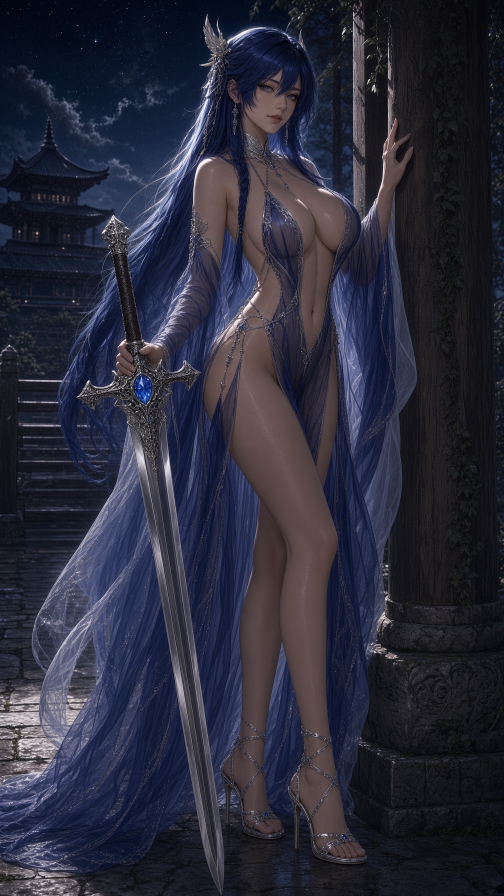
#> input picture prototypes/lanyi-dynamic-portrait/assets/source_original.jpg, 1008 x 1792 px, found by its file name (shown at 1/2 size)
$ python build_blink_v2.py
#> lines starting #> are read from the running program, lines starting #| are printed output that depends on the picture; after the words box and inside, x2 and y2 are one past the last pixel; in counts of white or black regions, pixels touching at a corner belong together
"""Bot-authored v2 closed-eye painter for lanyi (procedural, from original RGB).
Per eye, per stage c in [0,1]:
  * crease/brow (above original lash top) untouched; hair-blue pixels inside region stay original
  * upper lid descends: lid edge E(x)=lerp(U(x), C(x), c); lid skin painted between lash-top and E
    with volume (ball highlight, crease shadow, inner-corner shadow) + matched skin grain
  * moving lid edge = lash stroke: original lash band (early) -> painted tapered arc lash with
    downward flicks at the outer third (late); soft lid shadow cast on the iris below the edge
  * closed: smile-shaped arc lowest near outer third, thick->thin from outer to inner corner,
    warm-dark shadow under the lash line, no open-eye ghost (region to lower lid fully repainted)
Supersampled 8x, BOX-downsampled; alpha feathered only where changed."""
import json, numpy as np, cv2
from PIL import Image
R='/workspace/lanyi-portrait-v2-bot/'
src=np.asarray(Image.open(R+'assets/source_original.jpg').convert('RGB')).astype(np.float64)
H,W,_=src.shape; SS=8
#> after `H, W, _ = src.shape`: H = 1792; W = 1008
LUM=np.array([0.299,0.587,0.114])
def gblur(a,s): return cv2.GaussianBlur(np.ascontiguousarray(a,np.float64),(0,0),s,borderType=cv2.BORDER_REFLECT)
def interp(pts,xs):
    px=np.array([p[0] for p in pts],float); py=np.array([p[1] for p in pts],float); return np.interp(xs,px,py)
def ss01(u): u=np.clip(u,0,1); return u*u*(3-2*u)

EYES={
 'L':dict(box=[504,158,558,194], outer=(510.5,175.8), inner=(548.5,182.6), sag=2.6, peak=0.36,
   U=[(511,175.6),(514,174.0),(518,172.5),(522,173.0),(528,173.0),(532,173.2),(536,173.5),(540,174.5),(543,176.5),(545,179.0),(547,181.5),(549,182.8)],
   L=[(511,176.2),(514,177.2),(518,178.6),(522,180.6),(527,182.3),(532,183.0),(538,182.7),(542,182.4),(546,182.0),(549,182.9)],
   lash=4.3, w_outer=2.5, w_inner=0.7, flicks=[(0.04,2.6,-0.9),(0.13,2.4,-0.5),(0.23,2.0,-0.15),(0.33,1.5,0.1)],
   grain=(516,185,546,194)),
 'R':dict(box=[568,183,600,205], outer=(592.6,195.6), inner=(574.2,193.6), sag=1.7, peak=0.38,
   U=[(574,193.5),(576,192.6),(578,192.2),(582,192.2),(586,191.6),(589,192.3),(592,193.6),(593,194.6)],
   L=[(574,194.0),(576,195.5),(578,197.0),(582,198.0),(586,198.8),(589,198.6),(592,197.4),(593,196.6)],
   lash=3.7, w_outer=2.1, w_inner=0.6, flicks=[(0.03,2.0,0.9),(0.12,1.8,0.5),(0.22,1.4,0.15)],
   grain=(574,199,590,205)),
}
LASH_RGB=np.array([14.0,8.0,14.0])

def arc_y(e,xs):
    (xo,yo),(xi,yi)=e['outer'],e['inner']
    t=np.clip((xs-xo)/(xi-xo),0,1)
    k=np.log(0.5)/np.log(e['peak'])
    return yo+(yi-yo)*t+e['sag']*np.sin(np.pi*t**k), t

def skin_model(box,excl):
    x0,y0,x1,y1=box; p=12
    reg=src[y0-p:y1+p,x0-p:x1+p]; lum=reg@LUM
    m=((lum>70)&(reg[...,0]>reg[...,2]+8)).astype(float); m[excl[y0-p:y1+p,x0-p:x1+p]]=0
    def nc(s):
        d=gblur(m,s); return np.dstack([gblur(reg[...,k]*m,s) for k in range(3)])/np.maximum(d,1e-6)[...,None], d
    a1,d1=nc(2.5); a2,_=nc(7.0); w=np.clip(d1/0.3,0,1)[...,None]
    return (w*a1+(1-w)*a2)[p:-p,p:-p]

def stroke_mask(shape,pts_x,pts_y,widths):
    """filled variable-width polyline on SS canvas (coords already in SS px)."""
    P=np.stack([pts_x,pts_y],1); n=len(P)
    T=np.gradient(P,axis=0); T/=np.linalg.norm(T,axis=1,keepdims=True)+1e-9
    N=np.stack([-T[:,1],T[:,0]],1)
    left=P+N*(widths[:,None]/2); right=P-N*(widths[:,None]/2)
    poly=np.concatenate([left,right[::-1]]).astype(np.int32)
    m=np.zeros(shape,np.uint8); cv2.fillPoly(m,[poly],255,lineType=cv2.LINE_AA)
    return m.astype(float)/255

meta={}; rng=np.random.default_rng(1109)
for name,e in EYES.items():
    x0,y0,x1,y1=e['box']; bw,bh=x1-x0,y1-y0; BW,BH=bw*SS,bh*SS
    excl=np.zeros((H,W),bool)
    for x in range(x0,x1):
        u=interp(e['U'],[x+.5])[0]; l=interp(e['L'],[x+.5])[0]; excl[int(u-e['lash']-1):int(l+2),x]=True
    skin=skin_model(e['box'],excl)
    # skin grain: residual of a clean skin patch, std per channel
    gx0,gy0,gx1,gy1=e['grain']; patch=src[gy0:gy1,gx0:gx1]
    resid=patch-gblur(patch,1.2); gstd=resid.reshape(-1,3).std(0)
    noise=gblur(rng.normal(0,1,(bh,bw)),0.55); noise/=noise.std()+1e-9
    grain=noise[...,None]*gstd[None,None,:]*1.1
    up=lambda a: cv2.resize(np.ascontiguousarray(a,np.float64),(BW,BH),interpolation=cv2.INTER_CUBIC)
    big=up(src[y0:y1,x0:x1]); bskin=up(skin); bgrain=up(grain)
    xs=x0+(np.arange(BW)+.5)/SS; ys=y0+(np.arange(BH)+.5)/SS; YY=ys[:,None]
    xmin=min(e['outer'][0],e['inner'][0]); xmax=max(e['outer'][0],e['inner'][0])
    inside=(xs>=xmin)&(xs<=xmax)
    taper=ss01(np.minimum(xs-xmin,xmax-xs)/2.0)
    U=interp(e['U'],xs); Lw=interp(e['L'],xs); C,tpar=arc_y(e,xs)
    lt=U-e['lash']
    # seed: skin row just above lash top (continuity with untouched crease)
    iy0=np.clip(((lt-1.3-y0)*SS).astype(int),0,BH-1)
    seed=np.stack([big[max(iy0[i]-SS,0):iy0[i]+1,i].mean(0) for i in range(BW)])
    seed=cv2.GaussianBlur(seed[None].astype(np.float64),(0,0),sigmaX=SS*1.0,sigmaY=0.1)[0]
    ws=np.clip(((seed@LUM)-55)/25,0,1)
    # hair-blue pixels inside the region are kept original (on top)
    bl=big; hairm=((bl[...,2]>bl[...,0]+22)&((bl@LUM)<70)).astype(float)
    hairm[(YY>=(U-0.8)[None,:])&(YY<=(Lw+1.5)[None,:])]=0   # iris is blue too: never protect inside the opening
    hairm=gblur(hairm,SS*0.4)
    lashw=e['w_outer']+(e['w_inner']-e['w_outer'])*tpar**0.8   # thick(outer)->thin(inner)
    for s in range(33):
        c=s/32.0
        out=big.copy()
        if s==0:
            rgba=np.dstack([src[y0:y1,x0:x1],np.zeros((bh,bw))]).astype(np.uint8)
            Image.fromarray(rgba,'RGBA').save(R+f'assets/blink/eye{name}_stage_{s:02d}.png'); continue
        k=ss01((c-0.25)/0.55)                         # painted-lash blend factor
        E=U+(C-U)*c*taper+0.0                        # lid edge (centre of lash stroke at closed)
        th_orig=e['lash']*(1-0.3*c)
        # stroke thickness: original band -> painted taper
        th=th_orig*(1-k)+lashw*k
        top=E-th*(1-k*0.5)                           # top of lash stroke
        # ---- lid skin with volume
        span=np.maximum(top-lt,1e-3)
        v=np.clip((YY-lt[None,:])/span[None,:],0,1)  # 0 crease -> 1 lash
        u=tpar[None,:]                               # 0 outer -> 1 inner
        dist_top=np.clip(YY-lt[None,:],0,None)
        wdec=(np.exp(-dist_top/3.0)*ws[None,:])[...,None]
        base=wdec*seed[None]+(1-wdec)*bskin*0.93
        vol=(1+0.11*c*np.exp(-((u-0.45)/0.30)**2-((v-0.55)/0.32)**2)
               -0.13*c*(1-v)**1.5*(1-np.exp(-dist_top/1.2))
               -0.06*c*ss01((u-0.72)/0.28)
               -0.07*np.exp(-np.clip(top[None,:]-YY,0,None)/1.1))   # soft shade into lash
        lid=base*vol[...,None]+bgrain*np.clip(dist_top/1.5,0,1)[...,None]
        lidm=(YY>=lt[None,:])&(YY<top[None,:])
        out=np.where(lidm[...,None],lid,out)
        # ---- under-closure: once the lid passes, region from E to lower lid becomes lower-lid skin
        lowtop=E
        lowm=(YY>=lowtop[None,:])&(YY<(Lw+1.6)[None,:])
        cover=np.clip((c-0.82)/0.18,0,1)             # only near full closure (no ghost of open eye)
        lower=bskin*(1-0.16*np.exp(-np.clip(YY-E[None,:],0,None)/1.4))[...,None]+bgrain
        fade=np.clip(((Lw+1.6)[None,:]-YY)/1.2,0,1)[...,None]
        out=np.where(lowm[...,None],out*(1-cover*fade)+lower*cover*fade,out)
        # ---- lid shadow cast on the visible eye just below the edge (mid stages)
        if c<1:
            sh=np.exp(-np.clip(YY-E[None,:],0,None)/1.3)*((YY>=E[None,:]))*(1-cover)
            out=out*(1-0.35*sh*(1-c*0.3))[...,None]
        # ---- lash: original band shifted (early) + painted taper arc (late)
        band=(YY>=top[None,:])&(YY<E[None,:]+th*k*0.5)
        frac=np.clip((YY-top[None,:])/np.maximum(E-top,1e-3)[None,:],0,1)
        sy=lt[None,:]+frac*e['lash']
        iy=np.clip(((sy-y0)*SS).astype(int),0,BH-1); ix=np.broadcast_to(np.arange(BW)[None,:],iy.shape)
        origlash=big[iy,ix]
        if k<1:
            out=np.where(band[...,None],origlash*(1-k)+out*k,out)
        # painted stroke (centre line at E - th/2*(1-k)... at closed sits on the arc)
        cy=E-(th*0.5)*(1-k)
        sel=np.where(inside)[0]
        m=stroke_mask((BH,BW),(xs[sel]-x0)*SS,(cy[sel]-y0)*SS,lashw[sel]*SS*np.maximum(taper[sel],0.25))
        # flicks at the outer third, pointing down/outward
        for (tp,ln,dx) in e['flicks']:
            xf=e['outer'][0]+(e['inner'][0]-e['outer'][0])*tp
            yf=float(np.interp(xf,xs,cy)); n=12
            tt=np.linspace(0,1,n)
            fx=xf+dx*tt+ (np.sign(e['outer'][0]-e['inner'][0])*0.6*tt)
            fy=yf+0.3+ln*tt*k
            m=np.maximum(m,stroke_mask((BH,BW),(fx-x0)*SS,(fy-y0)*SS,(0.75*(1-tt)+0.08)*SS))
        m*=k
        out=out*(1-m[...,None])+LASH_RGB[None,None,:]*m[...,None]
        # warm-dark shadow just under the lash line (closed)
        under=np.exp(-np.clip(YY-(cy+lashw*0.5)[None,:],0,None)/1.0)*(YY>cy[None,:])*k
        out=out*(1-0.14*under)[...,None]+np.array([40,18,14.0])*0.14*under[...,None]*0.5
        # restrict to eye columns with taper; keep hair pixels on top
        wcol=(inside*np.clip(taper*1.5,0,1))[None,:,None]
        out=big*(1-wcol)+out*wcol
        out=out*(1-hairm[...,None])+big*hairm[...,None]
        small=cv2.resize(out,(bw,bh),interpolation=cv2.INTER_AREA)
        diff=np.abs(small-src[y0:y1,x0:x1]).max(2)
        a=(diff>0.5).astype(float); a=np.clip(gblur(a,0.6)*2.0,0,1); a[diff>2]=1
        rgba=np.dstack([np.clip(small,0,255),a*255]).round().astype(np.uint8)
        Image.fromarray(rgba,'RGBA').save(R+f'assets/blink/eye{name}_stage_{s:02d}.png')
    meta[name]={'x':x0,'y':y0,'w':bw,'h':bh}
#> this loop made 2 passes
#> gstd on passes 1 to 2: [2.45, 2.37, 2.31], [4.82, 4.56, 4.47]
#> pass 1, in nc, `d = gblur(m, s)`:
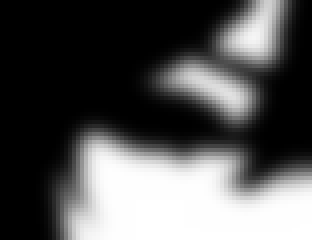
#> d: shape (60, 78) float64 (shown 4 times larger); min 0, max 1, mean 0.332
#> after the loop:
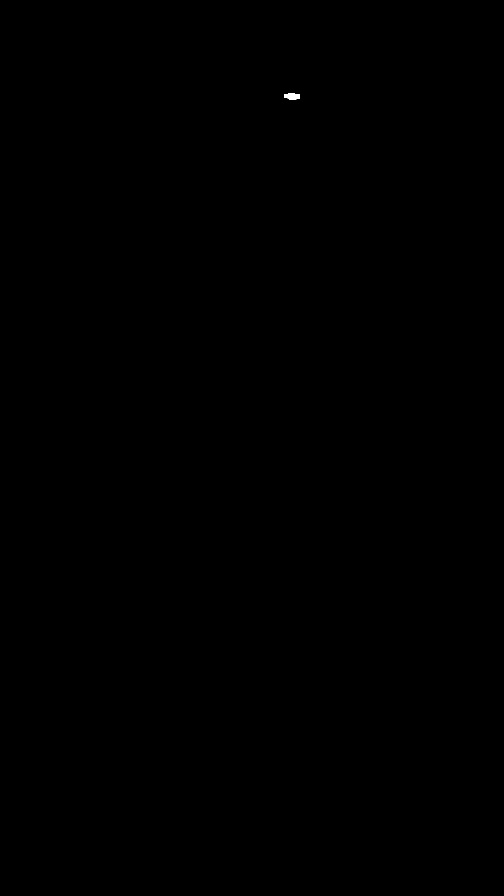
#> excl: shape (1792, 1008) bool (shown at 1/2 size); 0.02% white; 1 white region, box (x1, y1, x2, y2) and area: (568, 186, 600, 200) 335
#> after the loop:
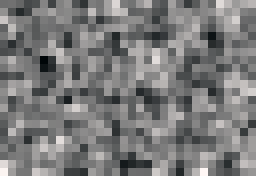
#> grain: shape (22, 32, 3) float64 (shown 8 times larger); mean R, G, B 0.126, 0.119, 0.117; drawn with min black and max white
#> after the loop:
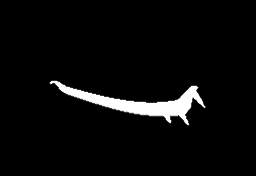
#> m: shape (176, 256) float64; min 0, max 1, mean 0.0408
#> after the loop:
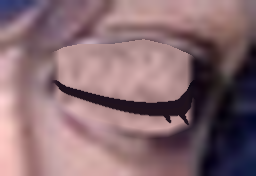
#> out: shape (176, 256, 3) float64; mean R, G, B 62.9, 49.6, 52.4; drawn with min black and max white
#> after the loop:
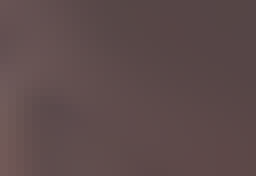
#> skin: shape (22, 32, 3) float64 (shown 8 times larger); mean R, G, B 94.1, 75.4, 75.6
#> after the loop:
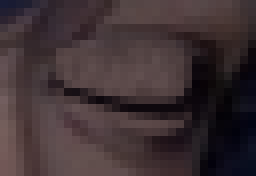
#> small: shape (22, 32, 3) float64 (shown 8 times larger); mean R, G, B 62.9, 49.6, 52.4
#> after the loop, meta = 2 items
json.dump(meta,open(R+'assets/blink/blink_meta.json','w')); print(meta)
#| {'L': {'x': 504, 'y': 158, 'w': 54, 'h': 36}, 'R': {'x': 568, 'y': 183, 'w': 32, 'h': 22}}
